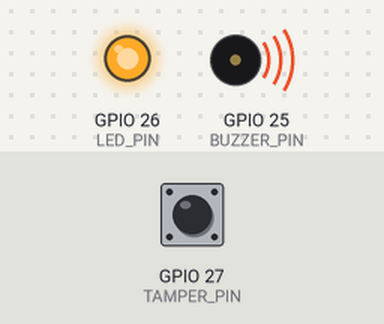
This program was run on a simulated ESP32. Shown: output pins drawn as LEDs (lit = HIGH), buzzer (waves = sounding, pin HIGH). The test bench sets the inputs (shaded band); at power-on: GPIO 27 (TAMPER_PIN) HIGH. What the program prints to the serial monitor is not drawn.

Above: at 1.15 s.
Timing chart, 0 to 4.0 s (numbered marks = the images above):
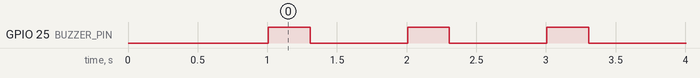

The program:

main.cpp
```cpp
#include <Arduino.h>
#include "TamperSensor.h"


// Pin configuration

#define TAMPER_PIN 27
#define BUZZER_PIN 25
#define LED_PIN 26


// Create tamper sensor object

TamperSensor tamperSensor(
    TAMPER_PIN,
    BUZZER_PIN,
    LED_PIN
);


void setup()
{
    Serial.begin(115200);

    delay(1000);

    tamperSensor.begin();
}


void loop()
{
    tamperSensor.check();
}
```

TamperSensor.h
```cpp
#ifndef TAMPER_SENSOR_H
#define TAMPER_SENSOR_H

#include <Arduino.h>

class TamperSensor
{
private:
    int tamperPin;
    int buzzerPin;
    int ledPin;

    bool tamperDetected;

public:
    TamperSensor(
        int tamperPin,
        int buzzerPin,
        int ledPin
    );

    void begin();
    void check();

    bool isTampered();

    void reset();
};

#endif
```

Tampersensor_.cpp
```cpp
#include "TamperSensor.h"

TamperSensor::TamperSensor(
    int tamperPin,
    int buzzerPin,
    int ledPin
)
{
    this->tamperPin = tamperPin;
    this->buzzerPin = buzzerPin;
    this->ledPin = ledPin;

    tamperDetected = false;
}


void TamperSensor::begin()
{
    pinMode(tamperPin, INPUT_PULLUP);

    pinMode(buzzerPin, OUTPUT);

    pinMode(ledPin, OUTPUT);

    digitalWrite(buzzerPin, LOW);

    digitalWrite(ledPin, LOW);

    Serial.println();
    Serial.println("==============================");
    Serial.println("      ANTI-TAMPER SYSTEM");
    Serial.println("==============================");


    if (digitalRead(tamperPin) == HIGH)
    {
        tamperDetected = true;

        Serial.println("WARNING!");
        Serial.println("Seal is already broken!");

        digitalWrite(ledPin, HIGH);
    }
    else
    {
        Serial.println("Seal Status: SECURE");
    }
}


void TamperSensor::check()
{
    // If tampering has already occurred,
    // keep the box in TAMPERED state.

    if (tamperDetected)
    {
        digitalWrite(ledPin, HIGH);

        Serial.println("STATUS: TAMPERED");

        digitalWrite(buzzerPin, HIGH);

        delay(300);

        digitalWrite(buzzerPin, LOW);

        delay(700);

        return;
    }


    // Read the tamper seal

    int sealState = digitalRead(tamperPin);


    if (sealState == HIGH)
    {
        tamperDetected = true;

        Serial.println();
        Serial.println("==============================");
        Serial.println("     !!! TAMPER DETECTED !!!");
        Serial.println("==============================");

        Serial.println("Holographic seal has been broken.");

        Serial.println("Box security compromised.");


        digitalWrite(ledPin, HIGH);


        // Sound alarm

        digitalWrite(buzzerPin, HIGH);

        delay(3000);

        digitalWrite(buzzerPin, LOW);
    }

    else
    {
        digitalWrite(ledPin, LOW);

        Serial.println("STATUS: SECURE");

        delay(2000);
    }
}


bool TamperSensor::isTampered()
{
    return tamperDetected;
}


void TamperSensor::reset()
{
    tamperDetected = false;

    digitalWrite(buzzerPin, LOW);

    digitalWrite(ledPin, LOW);

    Serial.println("Tamper status reset.");
}
```

Measured:
- by itself, GPIO 25 (BUZZER_PIN): alternates HIGH for 0.30 s and LOW for 0.70 s
